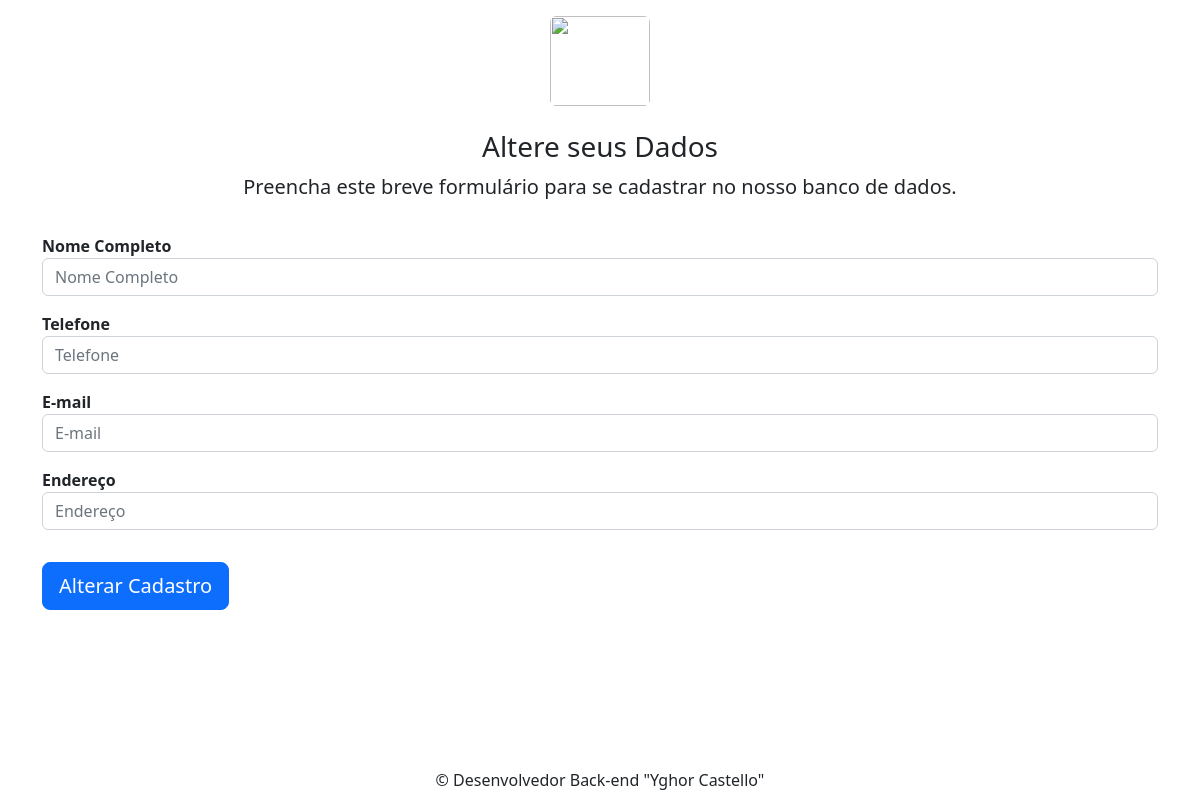
The app's page /editar/1, older data.
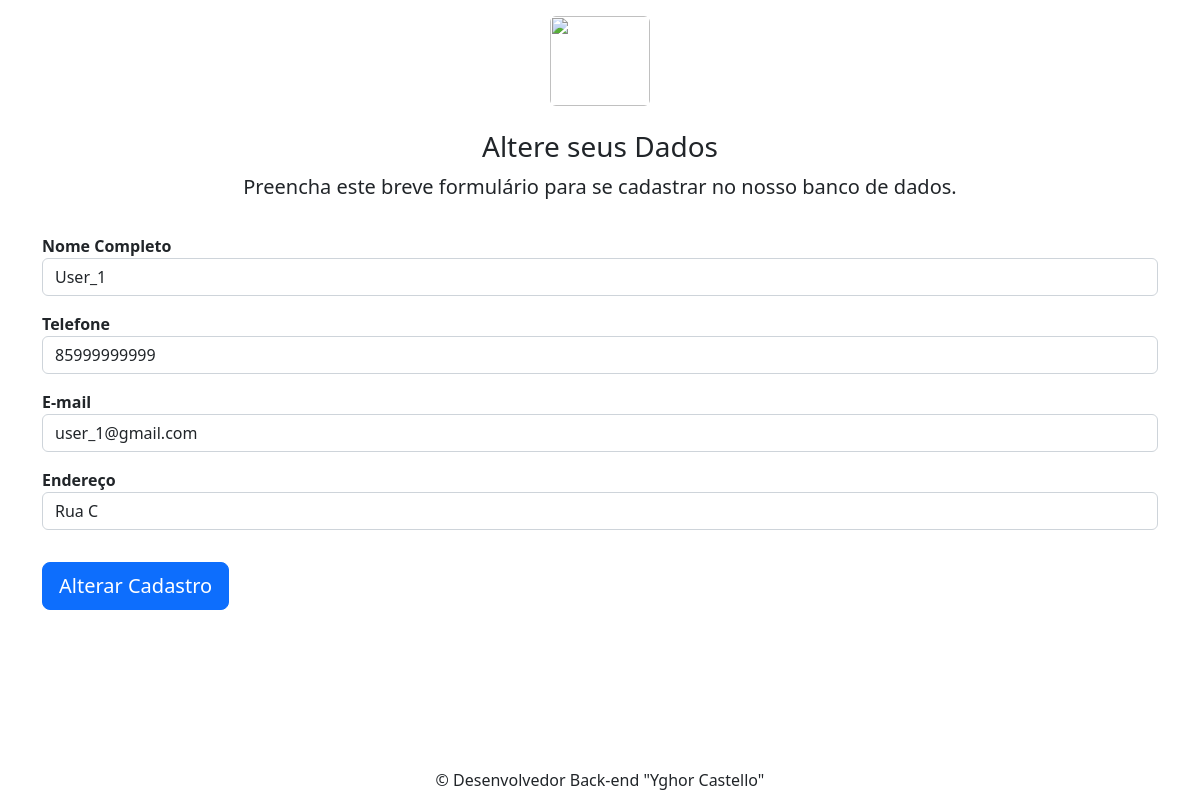
The same page, newer data.
### app.py (models this page shows, shortened)
class Pessoa(db.Model):
    id = db.Column(db.Integer, primary_key=True, autoincrement=True)
    nome = db.Column(db.String, nullable=False)
    telefone = db.Column(db.String, nullable=False)
    email = db.Column(db.String, nullable=False, unique=True)
    endereco = db.Column(db.String, nullable=False)

### app.py (the view, shortened to what this page needs)
@app.route("/editar/<int:pessoa_id>", methods=["GET", "POST"])
def editar(pessoa_id):
    pessoa = Pessoa.query.get(pessoa_id)
    return render_template("editar.html", pessoa=pessoa)

### templates/editar.html (shortened to what this page needs)
{% extends 'base.html' %}
{% block head %}
<div class="container">
    <div class="py-2 text-center">
        <h3>Altere seus Dados</h3>
        <p class="lead">Preencha este breve formulário para se cadastrar no nosso banco de dados.</p>
    </div>
</div>
{% endblock %}
{% block body %}
<div class="container">
   <form class="form-group" action="/editar/{{ pessoa.id }}" method="POST">
        <div class="py-2 col-12">
            <strong><label>Nome Completo</label></strong>
            <input type="text" name='nome' class="form-control" placeholder="Nome Completo" value="{{ pessoa.nome }}">
        </div>
        <div class="py-2 col-12">
            <strong><label>Telefone</label></strong>
            <input type="number" name='telefone' class="form-control" placeholder="Telefone" value="{{ pessoa.telefone }}">
        </div>
        <div class="py-2 col-12">
            <strong><label>E-mail</label></strong>
            <input type="email" name='email' class="form-control" placeholder="E-mail" value="{{ pessoa.email }}">
        </div>
        <div class="py-2 col-12">
            <strong><label>Endereço</label></strong>
            <input type="text" name='endereco' class="form-control" placeholder="Endereço" value="{{ pessoa.endereco }}">
        </div>
        <div class="py-4 col-12">
            <button class="btn btn-primary btn-lg" type="submit">Alterar Cadastro</button>
        </div>
   </form>
</div>
{% endblock %}

Row changes from the older to the newer data that the page shows:
added Pessoa: nome "User_1", telefone "85999999999", email "user_1@gmail.com", endereco "Rua C"
